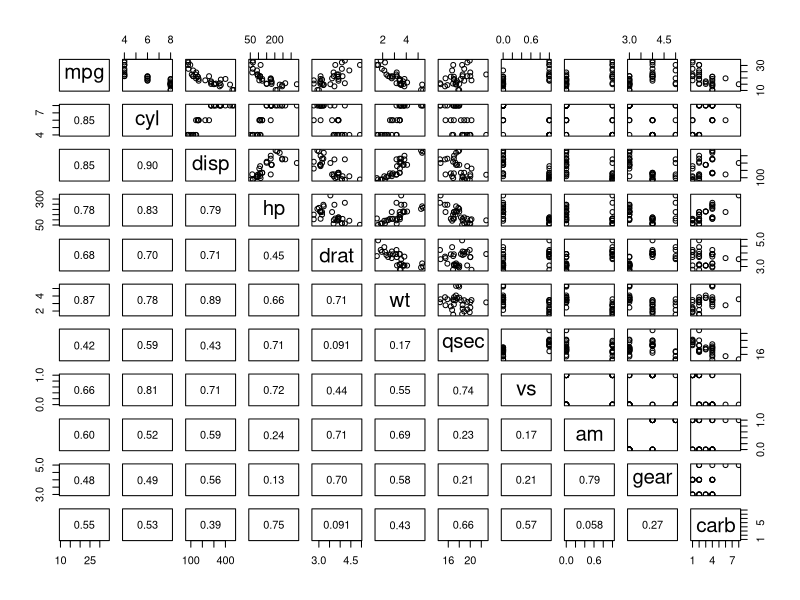
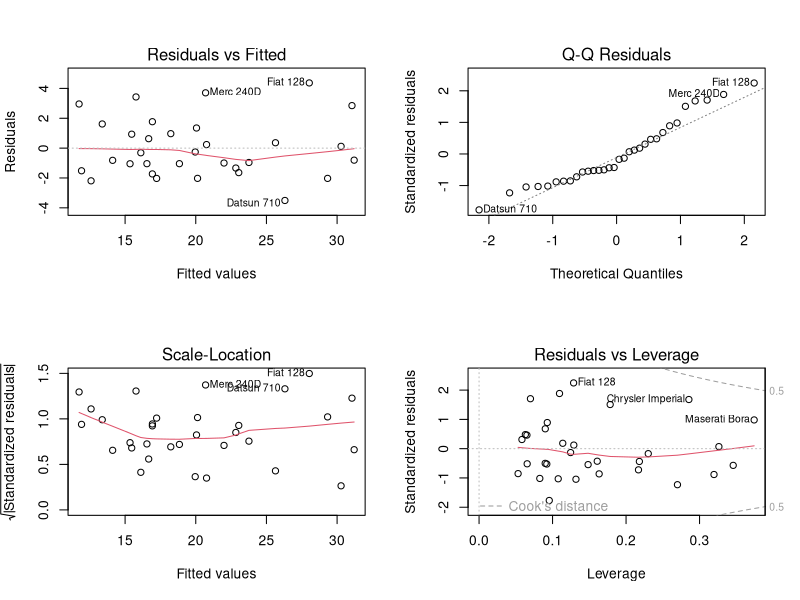

Write R code to recreate these figures, in order.
## ---- chunk 1
library(knitr)

knitr::opts_chunk$set(echo=FALSE, warning=FALSE, error=FALSE, message = FALSE)

data(mtcars)

library(ggplot2)

fitall <- lm(mpg ~ ., data = mtcars)
fitamwtqsec <- lm(mpg ~ am + wt + qsec, data = mtcars)
fitmultamwtqsec <- lm(mpg ~ am * wt + qsec, data = mtcars)

## ---- chunk 2
steppedfit <- step(fitall)
## ---- chunk 3
summary(fitall)$coefficients[,4]
## ---- chunk 4
summary(fitamwtqsec)$coefficients
## ---- chunk 5
summary(fitmultamwtqsec)$coefficients
## ---- chunk 6
c("Without Interaction" = summary(fitamwtqsec)$adj.r.squared, 
  "With am:wt Interaction" = summary(fitmultamwtqsec)$adj.r.squared) 
## ---- chunk 7
confint(fitmultamwtqsec, "am", level=0.95)
## ---- chunk 8
confint(fitmultamwtqsec, "am:wt", level=0.95)
## ---- chunk 9

panel.cor <- function(x, y, digits = 2, prefix = "", cex.cor, ...)
{
     usr <- par("usr"); on.exit(par(usr))
     par(usr = c(0, 1, 0, 1))
     r <- abs(cor(x, y))
     txt <- format(c(r, 0.123456789), digits = digits)[1]
     txt <- paste0(prefix, txt)
     text(0.5, 0.5, txt)
}

pairs(mtcars, lower.panel = panel.cor)

## ---- chunk 10
par(mfrow = c(2,2))
plot(fitmultamwtqsec)
